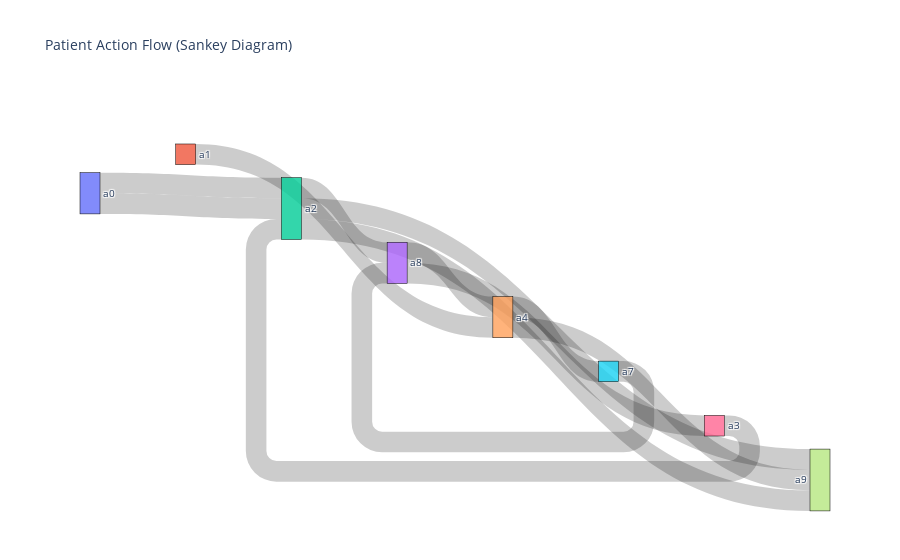

Source (notebook cell):
### Code cell
# Display activity_log as a DataFrame (tabular form)
activity_df = pd.DataFrame(activity_log)
# filter to one example patient for clarity
example_patient_df = activity_df[activity_df['patient_id'] == 3]
example_patient_pathway_df = example_patient_df[example_patient_df['pathway_code'] == 'P3']
#example_patient_df = activity_df

display(example_patient_pathway_df.head(20))  

timesteps = sorted(example_patient_df['simulation_time'].unique())
all_pathways = sorted(example_patient_df['pathway_code'].unique())

# Build a DataFrame: index=timesteps, columns=pathways, value=1 if patient is on that pathway at that time
presence_matrix = pd.DataFrame(0, index=timesteps, columns=all_pathways)
for t in timesteps:
    active_pathways = example_patient_df[example_patient_df['simulation_time'] == t]['pathway_code'].unique()
    for pw in active_pathways:
        presence_matrix.loc[t, pw] = 1

plt.figure(figsize=(12, 4))
ax = sns.heatmap(presence_matrix.T, cmap="Greens", cbar=False, linewidths=0.5, linecolor='gray')

# Overlay red squares where the next action is 'a9' for patient 3
for idx, row in example_patient_df.iterrows():
    if row['next_action'] == 'a9':
        # simulation_time is x, pathway_code is y
        x = row['simulation_time'] - 1  # adjust for zero-based index in heatmap
        y = all_pathways.index(row['pathway_code'])
        ax.add_patch(plt.Rectangle((x, y), 1, 1, fill=True, color='red', alpha=0.5, lw=0))

plt.title(f"Pathway Presence Over Time for Patient 3 (Red = next action 'a9')")
plt.xlabel("Simulation Time")
plt.ylabel("Pathway")
plt.yticks(ticks=np.arange(len(all_pathways)) + 0.5, labels=all_pathways, rotation=0)
plt.show()

# Prepare data for Sankey diagram
filtered_df = example_patient_pathway_df.dropna(subset=['action_name','next_action'])
sources = filtered_df['action_name']
targets = filtered_df['next_action']
labels = list(pd.unique(pd.concat([sources, targets])))

# Cut the 'a9' output action from the Sankey diagram
mask = sources != 'a9'
filtered_sources = sources[mask]
filtered_targets = targets[mask]

values = [1] * len(filtered_df)  # Each transition counts as 1

left_nodes = ['a0', 'a1']
right_nodes = ['a9']
middle_nodes = [l for l in labels if l not in left_nodes + right_nodes]
ordered_labels = left_nodes + middle_nodes + right_nodes

# Remap indices for sources and targets
label_indices_ordered = {label: idx for idx, label in enumerate(ordered_labels)}
source_indices_ordered = filtered_sources.map(label_indices_ordered)
target_indices_ordered = filtered_targets.map(label_indices_ordered)

# Set x positions: 0 for left, 1 for right, 0.5 for middle
x_positions = [i / (len(ordered_labels) - 1) for i in range(len(ordered_labels))]
for label in ordered_labels:
    if label in left_nodes:
        x_positions.append(0.0)
    elif label in right_nodes:
        x_positions.append(1.0)
    else:
        x_positions.append(0.5)

# Optional: set y positions to spread nodes vertically
y_positions = [i / (len(ordered_labels) - 1) for i in range(len(ordered_labels))]

fig = go.Figure(data=[go.Sankey(
    node=dict(
        pad=15,
        thickness=20,
        line=dict(color="black", width=0.5),
        label=ordered_labels,
        x=x_positions,
        y=y_positions,
    ),
    link=dict(
        source=source_indices_ordered,
        target=target_indices_ordered,
        value=values,
    ))])

fig.update_layout(title_text="Patient Action Flow (Sankey Diagram)", font_size=10)
fig.show()

### Figure 1 — Plotly figure (JSON) as saved in the notebook; plotly's stock layout.template omitted (floating-point values rounded to 4 significant figures)
{"data": [{"link": {"source": [0, 2, 3, 4, 0, 2, 1, 4, 5, 3, 6, 2], "target": [2, 3, 4, 7, 2, 7, 4, 5, 3, 6, 2, 7], "value": [1, 1, 1, 1, 1, 1, 1, 1, 1, 1, 1, 1]}, "node": {"label": ["a0", "a1", "a2", "a8", "a4", "a7", "a3", "a9"], "line": {"color": "black", "width": 0.5}, "pad": 15, "thickness": 20, "x": [0, 0.1429, 0.2857, 0.4286, 0.5714, 0.7143, 0.8571, 1, 0, 0, 0.5, 0.5, 0.5, 0.5, 0.5, 1], "y": [0, 0.1429, 0.2857, 0.4286, 0.5714, 0.7143, 0.8571, 1]}, "type": "sankey"}], "layout": {"font": {"size": 10}, "title": {"text": "Patient Action Flow (Sankey Diagram)"}}}
